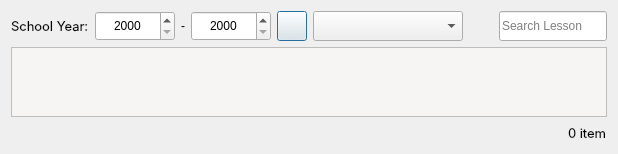
         <widget class="QWidget" name="widget_table_stud" native="true">
          <property name="minimumSize">
           <size>
            <width>494</width>
            <height>0</height>
           </size>
          </property>
          <layout class="QVBoxLayout" name="verticalLayout_6">
           <item>
            <widget class="QWidget" name="widget_h" native="true">
             <layout class="QHBoxLayout" name="horizontalLayout_18">
              <property name="leftMargin">
               <number>0</number>
              </property>
              <property name="topMargin">
               <number>0</number>
              </property>
              <property name="rightMargin">
               <number>0</number>
              </property>
              <property name="bottomMargin">
               <number>0</number>
              </property>
              <item>
               <widget class="QLabel" name="label_32">
                <property name="maximumSize">
                 <size>
                  <width>100</width>
                  <height>20</height>
                 </size>
                </property>
                <property name="font">
                 <font>
                  <family>Inter</family>
                  <pointsize>10</pointsize>
                  <weight>50</weight>
                  <italic>false</italic>
                  <bold>false</bold>
                 </font>
                </property>
                <property name="styleSheet">
                 <string notr="true"/>
                </property>
                <property name="text">
                 <string>School Year:</string>
                </property>
               </widget>
              </item>
              <item>
               <widget class="QSpinBox" name="spinBox_SY1">
                <property name="minimumSize">
                 <size>
                  <width>80</width>
                  <height>30</height>
                 </size>
                </property>
                <property name="maximumSize">
                 <size>
                  <width>80</width>
                  <height>30</height>
                 </size>
                </property>
                <property name="styleSheet">
                 <string notr="true"/>
                </property>
                <property name="alignment">
                 <set>Qt::AlignCenter</set>
                </property>
                <property name="minimum">
                 <number>2000</number>
                </property>
                <property name="maximum">
                 <number>3000</number>
                </property>
               </widget>
              </item>
              <item>
               <widget class="QLabel" name="label_26">
                <property name="maximumSize">
                 <size>
                  <width>15</width>
                  <height>16777215</height>
                 </size>
                </property>
                <property name="text">
                 <string>-</string>
                </property>
                <property name="alignment">
                 <set>Qt::AlignCenter</set>
                </property>
               </widget>
              </item>
              <item>
               <widget class="QSpinBox" name="spinBox_SY2">
                <property name="minimumSize">
                 <size>
                  <width>80</width>
                  <height>30</height>
                 </size>
                </property>
                <property name="maximumSize">
                 <size>
                  <width>80</width>
                  <height>30</height>
                 </size>
                </property>
                <property name="styleSheet">
                 <string notr="true"/>
                </property>
                <property name="alignment">
                 <set>Qt::AlignCenter</set>
                </property>
                <property name="minimum">
                 <number>2000</number>
                </property>
                <property name="maximum">
                 <number>3000</number>
                </property>
               </widget>
              </item>
              <item>
               <widget class="QPushButton" name="btnRefreshSY">
                <property name="minimumSize">
                 <size>
                  <width>30</width>
                  <height>30</height>
                 </size>
                </property>
                <property name="maximumSize">
                 <size>
                  <width>30</width>
                  <height>30</height>
                 </size>
                </property>
                <property name="cursor">
                 <cursorShape>PointingHandCursor</cursorShape>
                </property>
                <property name="text">
                 <string/>
                </property>
                <property name="icon">
                 <iconset resource="../resources.qrc">
                  <normaloff>:/Images/Images/undo.png</normaloff>:/Images/Images/undo.png</iconset>
                </property>
                <property name="iconSize">
                 <size>
                  <width>22</width>
                  <height>22</height>
                 </size>
                </property>
                <property name="default">
                 <bool>true</bool>
                </property>
                <property name="class" stdset="0">
                 <string>button-normal</string>
                </property>
               </widget>
              </item>
              <item>
               <widget class="QComboBox" name="cmb_studSection">
                <property name="minimumSize">
                 <size>
                  <width>150</width>
                  <height>30</height>
                 </size>
                </property>
                <property name="maximumSize">
                 <size>
                  <width>16777215</width>
                  <height>30</height>
                 </size>
                </property>
                <property name="styleSheet">
                 <string notr="true"/>
                </property>
                <property name="placeholderText">
                 <string>Select Section</string>
                </property>
                <property name="class" stdset="0">
                 <string>combobox-main</string>
                </property>
               </widget>
              </item>
              <item>
               <widget class="QWidget" name="widget_search_2" native="true">
                <property name="maximumSize">
                 <size>
                  <width>16777215</width>
                  <height>30</height>
                 </size>
                </property>
                <property name="styleSheet">
                 <string notr="true"/>
                </property>
                <property name="class" stdset="0">
                 <string>widget-search-container</string>
                </property>
                <layout class="QHBoxLayout" name="layout_search_2">
                 <property name="spacing">
                  <number>0</number>
                 </property>
                 <property name="leftMargin">
                  <number>0</number>
                 </property>
                 <property name="topMargin">
                  <number>0</number>
                 </property>
                 <property name="rightMargin">
                  <number>0</number>
                 </property>
                 <property name="bottomMargin">
                  <number>0</number>
                 </property>
                 <item>
                  <widget class="QLabel" name="label_magnifying_stud">
                   <property name="minimumSize">
                    <size>
                     <width>30</width>
                     <height>30</height>
                    </size>
                   </property>
                   <property name="maximumSize">
                    <size>
                     <width>30</width>
                     <height>30</height>
                    </size>
                   </property>
                   <property name="text">
                    <string/>
                   </property>
                   <property name="pixmap">
                    <pixmap resource="../resources.qrc">:/Images/Images/search.png</pixmap>
                   </property>
                   <property name="scaledContents">
                    <bool>true</bool>
                   </property>
                   <property name="margin">
                    <number>5</number>
                   </property>
                   <property name="class" stdset="0">
                    <string>label-magnifying-search</string>
                   </property>
                  </widget>
                 </item>
                 <item>
                  <widget class="QLineEdit" name="txt_classList_search">
                   <property name="minimumSize">
                    <size>
                     <width>0</width>
                     <height>30</height>
                    </size>
                   </property>
                   <property name="maximumSize">
                    <size>
                     <width>16777215</width>
                     <height>30</height>
                    </size>
                   </property>
                   <property name="styleSheet">
                    <string notr="true"/>
                   </property>
                   <property name="placeholderText">
                    <string>Search Lesson</string>
                   </property>
                   <property name="class" stdset="0">
                    <string>textbox-search</string>
                   </property>
                  </widget>
                 </item>
                </layout>
               </widget>
              </item>
             </layout>
            </widget>
           </item>
           <item>
            <widget class="QScrollArea" name="scrollArea_classlist">
             <property name="autoFillBackground">
              <bool>true</bool>
             </property>
             <property name="styleSheet">
              <string notr="true">background-color: rgb(246, 245, 244);</string>
             </property>
             <property name="frameShape">
              <enum>QFrame::StyledPanel</enum>
             </property>
             <property name="frameShadow">
              <enum>QFrame::Plain</enum>
             </property>
             <property name="sizeAdjustPolicy">
              <enum>QAbstractScrollArea::AdjustIgnored</enum>
             </property>
             <property name="widgetResizable">
              <bool>true</bool>
             </property>
             <property name="alignment">
              <set>Qt::AlignHCenter|Qt::AlignTop</set>
             </property>
             <widget class="QWidget" name="container">
              <property name="geometry">
               <rect>
                <x>0</x>
                <y>0</y>
                <width>614</width>
                <height>634</height>
               </rect>
              </property>
              <layout class="QVBoxLayout" name="verticalLayout_9"/>
             </widget>
            </widget>
           </item>
           <item>
            <widget class="QWidget" name="widget_f" native="true">
             <layout class="QHBoxLayout" name="horizontalLayout_17">
              <property name="leftMargin">
               <number>0</number>
              </property>
              <property name="topMargin">
               <number>0</number>
              </property>
              <property name="rightMargin">
               <number>0</number>
              </property>
              <property name="bottomMargin">
               <number>0</number>
              </property>
              <item>
               <spacer name="horizontalSpacer_11">
                <property name="orientation">
                 <enum>Qt::Horizontal</enum>
                </property>
                <property name="sizeHint" stdset="0">
                 <size>
                  <width>40</width>
                  <height>20</height>
                 </size>
                </property>
               </spacer>
              </item>
              <item>
               <widget class="QLabel" name="label_totalStudCount">
                <property name="maximumSize">
                 <size>
                  <width>100</width>
                  <height>20</height>
                 </size>
                </property>
                <property name="font">
                 <font>
                  <family>Inter</family>
                  <pointsize>10</pointsize>
                  <weight>50</weight>
                  <italic>false</italic>
                  <bold>false</bold>
                 </font>
                </property>
                <property name="styleSheet">
                 <string notr="true">background-color: transparent;</string>
                </property>
                <property name="text">
                 <string>0 item</string>
                </property>
                <property name="class" stdset="0">
                 <string>label-header</string>
                </property>
               </widget>
              </item>
             </layout>
            </widget>
           </item>
          </layout>
         </widget>
